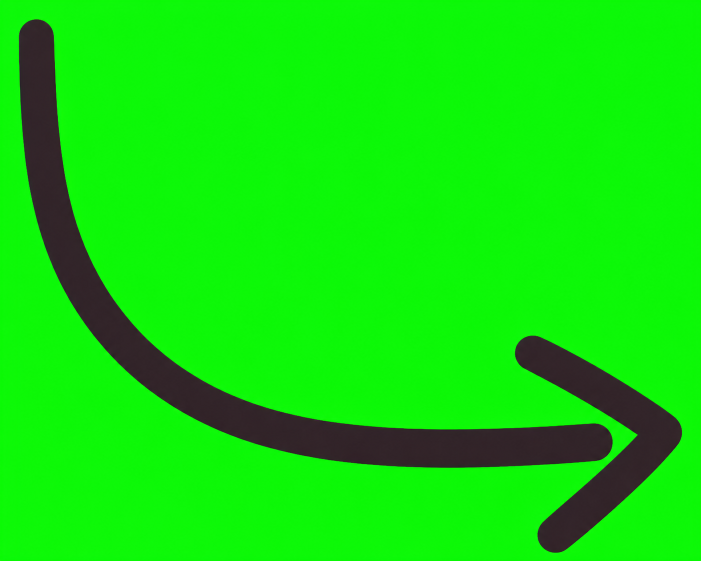
#> input picture web/src/assets/empty-create-arrow-chroma.png, 1402 x 1122 px (shown at 1/2 size)
$ python build_msix_assets.py ../web/src/assets/empty-create-arrow-chroma.png out.png
#> lines starting #> are read from the running program, lines starting #| are printed output that depends on the picture
from __future__ import annotations

import argparse
from pathlib import Path

from PIL import Image


ASSETS = {
    "Square44x44Logo.png": (44, 44),
    "Square150x150Logo.png": (150, 150),
    "Square310x310Logo.png": (310, 310),
    "Wide310x150Logo.png": (310, 150),
    "StoreLogo.png": (50, 50),
}

# Shell uses target-sized variants for taskbar, jump-list, Start, and search
# surfaces. Cover the common Windows 11 scale factors so it never needs to
# fall back to a plated resource. Light Shell has its own alternate form.
UNPLATED_TARGET_SIZES = (16, 20, 24, 30, 32, 36, 40, 44, 48, 60, 64, 72, 96, 256)
UNPLATED_ALTERNATE_FORMS = ("unplated", "lightunplated")


def main() -> None:
    parser = argparse.ArgumentParser()
    parser.add_argument("source", type=Path)
    parser.add_argument("output", type=Path)
    args = parser.parse_args()

    source = Image.open(args.source).convert("RGBA")
    args.output.mkdir(parents=True, exist_ok=True)
    for filename, size in ASSETS.items():
        canvas = Image.new("RGBA", size, (0, 0, 0, 0))
        fitted = source.copy()
        fitted.thumbnail(size, Image.Resampling.LANCZOS)
        x = (size[0] - fitted.width) // 2
        y = (size[1] - fitted.height) // 2
        canvas.alpha_composite(fitted, (x, y))
        canvas.save(args.output / filename)
#> this loop made 5 passes
#> pass 1, in main, `canvas.save(args.output / filename)`:
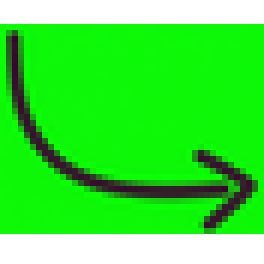
#> saved as Square44x44Logo.png: PIL image 44x44 RGBA (shown 6 times larger); mean R, G, B, A 13.1, 178.4, 8.9, 202.8; transparent parts drawn white
#> pass 2, in main, `canvas.save(args.output / filename)`:
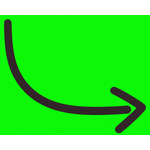
#> saved as Square150x150Logo.png: PIL image 150x150 RGBA; mean R, G, B, A 13.2, 179.6, 8.9, 204; transparent parts drawn white
#> after the loop:
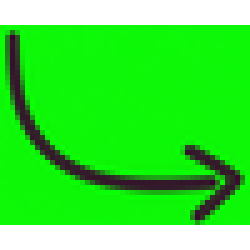
#> canvas: PIL image 50x50 RGBA (shown 5 times larger); mean R, G, B, A 13.2, 179.4, 8.9, 204; transparent parts drawn white
#> after the loop:
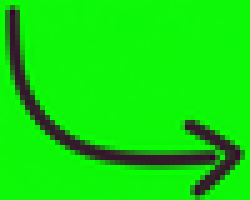
#> fitted: PIL image 50x40 RGBA (shown 5 times larger); mean R, G, B, A 16.5, 224.2, 11.2, 255

    for size in UNPLATED_TARGET_SIZES:
        target = source.resize((size, size), Image.Resampling.LANCZOS)
        for alternate_form in UNPLATED_ALTERNATE_FORMS:
            filename = (
                f"Square44x44Logo.targetsize-{size}_altform-{alternate_form}.png"
            )
            target.save(args.output / filename)
#> this loop made 14 passes
#> pass 1, in main, `target = source.resize((size, size), Image.Resampling.LANCZOS)`:
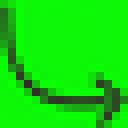
#> target: PIL image 16x16 RGBA (shown 8 times larger); mean R, G, B, A 16.6, 222.9, 11.3, 255
#> pass 3, in main, `target = source.resize((size, size), Image.Resampling.LANCZOS)`:
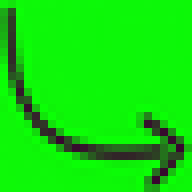
#> target: PIL image 24x24 RGBA (shown 8 times larger); mean R, G, B, A 16.6, 223.9, 11.2, 255
#> after the loop:
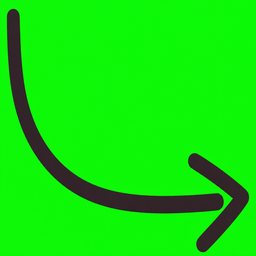
#> target: PIL image 256x256 RGBA; mean R, G, B, A 16.5, 224.6, 11.2, 255


if __name__ == "__main__":
    main()
